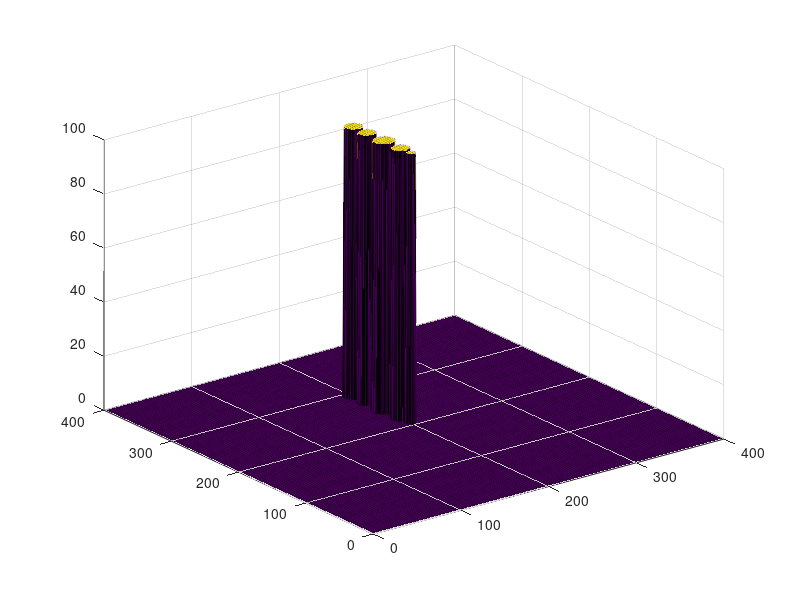

This chart was generated by the following MATLAB code:
%obs=[r, x, y, z]
obs=[ 4,  5, 0, 0;
      8, 20, 0, 0;
     10, 45, 0, 0;
      8, 70, 0, 0;
      8, 90, 0, 0];

%[-200,-200],[200,200]のフィールド
map_obs=zeros(400,400);
offset_x=200;
offset_y=200;

%y=y0+sqrt(r^2+(x-x0)^2)
for i=1:size(obs, 1)
    r=obs(i,1);
    x0=obs(i,2);
    y0=obs(i,3);
    for x=x0-r:0.1:x0+r
        y_max=y0+sqrt(r^2-(x-x0)^2)+offset_y;
        y_min=y0-sqrt(r^2-(x-x0)^2)+offset_y;
        y_max_=round(y_max);
        y_min_=round(y_min);
        x_=round(x+offset_x);
        disp(x_)
        map_obs(x_,y_min_:y_max_)=100;
    end
end
surfc(1:400, 1:400, map_obs)

save('fieldDataZObs','map_obs')
